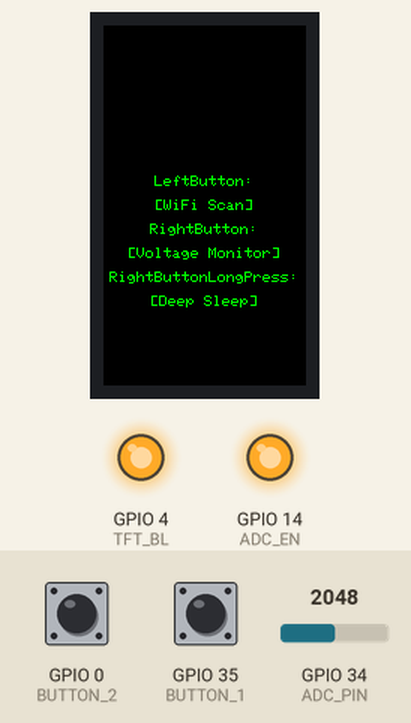
This sketch was run on a simulated ESP32. On the bench: 135×240 colour display, output pins drawn as LEDs (lit = HIGH). Inputs (shaded band) come from the test bench; at power-on: GPIO 0 (BUTTON_2) HIGH, GPIO 35 (BUTTON_1) HIGH, GPIO 34 (ADC_PIN) = 2048. A WiFi scan finds three made-up networks; what the sketch prints to the serial monitor is not drawn. At 13.0 s the program puts the board to deep sleep or switches it off; the recording ends there.

Above: at 5.6 s.
5.7 s: GPIO 0 (BUTTON_2) pulled LOW for 0.15 s
At 6.3 s:
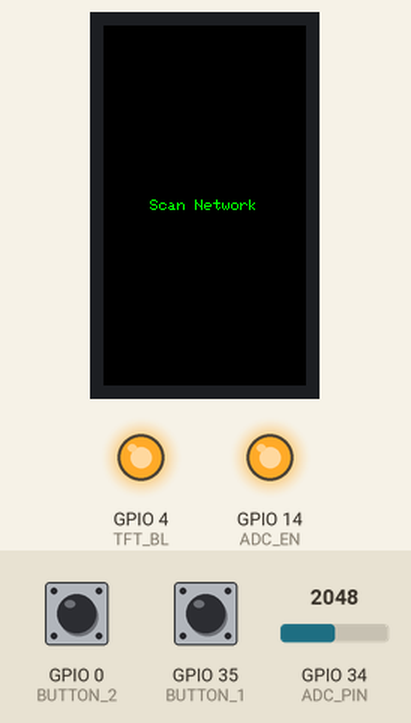
8.8 s: GPIO 35 (BUTTON_1) pulled LOW for 0.15 s
At 10.0 s:
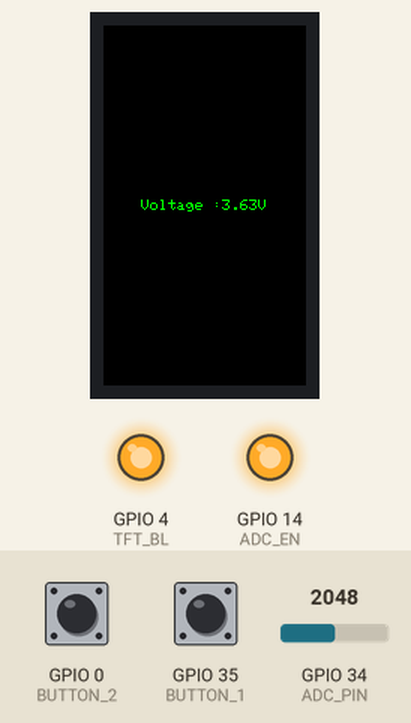
10.4 s: GPIO 35 (BUTTON_1) pulled LOW for 1 s
At 12.2 s:
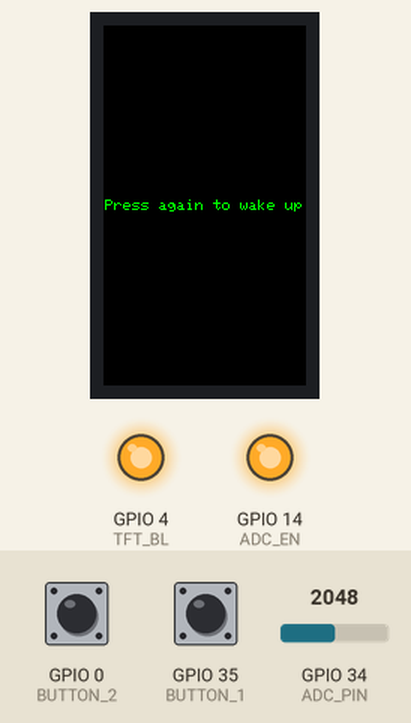
Timing chart, 0 to 13.0 s (numbered marks = the images above; inputs shaded):
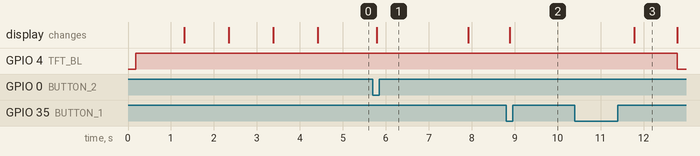

The sketch:

TTGO-T-Display.ino
```cpp
#include <TFT_eSPI.h>
#include <SPI.h>
#include "WiFi.h"
#include <Wire.h>
#include <Button2.h>
#include "esp_adc_cal.h"
#include "bmp.h"

#define TFT_BACKLIGHT_ON true

#ifndef TFT_DISPOFF
#define TFT_DISPOFF 0x28
#endif

#ifndef TFT_SLPIN
#define TFT_SLPIN   0x10
#endif

#define TFT_MOSI            19
#define TFT_SCLK            18
#define TFT_CS              5
#define TFT_DC              16
#define TFT_RST             23

#define TFT_BL              4   // Display backlight control pin
#define ADC_EN              14  //ADC_EN is the ADC detection enable port
#define ADC_PIN             34
#define BUTTON_1            35
#define BUTTON_2            0


#define SCREEN_X 135
#define SCREEN_Y 240

TFT_eSPI tft = TFT_eSPI(SCREEN_X, SCREEN_Y); // Invoke custom library
Button2 btn1(BUTTON_1);
Button2 btn2(BUTTON_2);

char buff[512];
int vref = 1100;
int btnCick = false;

//#define ENABLE_SPI_SDCARD

//Uncomment will use SDCard, this is just a demonstration,
//how to use the second SPI
#ifdef ENABLE_SPI_SDCARD

#include "FS.h"
#include "SD.h"

SPIClass SDSPI(HSPI);

//#define MY_CS       33
//#define MY_SCLK     25
//#define MY_MISO     27
//#define MY_MOSI     26

void setupSDCard()
{
  // SDSPI.begin(MY_SCLK, MY_MISO, MY_MOSI, MY_CS);
  SDSPI.begin(TFT_SCLK, TFT_MISO, TFT_MOSI, TFT_CS);
  //Assuming use of SPI SD card
  if (!SD.begin(MY_CS, SDSPI)) {
    Serial.println("Card Mount Failed");
    tft.setTextColor(TFT_RED);
    tft.drawString("SDCard Mount FAIL", tft.width() / 2, tft.height() / 2 - 32);
    tft.setTextColor(TFT_GREEN);
  } else {
    tft.setTextColor(TFT_GREEN);
    Serial.println("SDCard Mount PASS");
    tft.drawString("SDCard Mount PASS", tft.width() / 2, tft.height() / 2 - 48);
    String size = String((uint32_t)(SD.cardSize() / 1024 / 1024)) + "MB";
    tft.drawString(size, tft.width() / 2, tft.height() / 2 - 32);
  }
}
#else
#define setupSDCard()
#endif


void wifi_scan();

//! Long time delay, it is recommended to use shallow sleep, which can effectively reduce the current consumption
void espDelay(int ms)
{
  esp_sleep_enable_timer_wakeup(ms * 1000);
  esp_sleep_pd_config(ESP_PD_DOMAIN_RTC_PERIPH, ESP_PD_OPTION_ON);
  esp_light_sleep_start();
}

void showVoltage()
{
  static uint64_t timeStamp = 0;
  if (millis() - timeStamp > 1000) {
    timeStamp = millis();
    uint16_t v = analogRead(ADC_PIN);
    float battery_voltage = ((float)v / 4095.0) * 2.0 * 3.3 * (vref / 1000.0);
    String voltage = "Voltage :" + String(battery_voltage) + "V";
    Serial.println(voltage);
    tft.fillScreen(TFT_BLACK);
    tft.setTextDatum(MC_DATUM);
    tft.drawString(voltage,  tft.width() / 2, tft.height() / 2 );
  }
}

void button_init()
{
  btn1.setLongClickHandler([](Button2 & b) {
    btnCick = false;
    int r = digitalRead(TFT_BL);
    tft.fillScreen(TFT_BLACK);
    tft.setTextColor(TFT_GREEN, TFT_BLACK);
    tft.setTextDatum(MC_DATUM);
    tft.drawString("Press again to wake up",  tft.width() / 2, tft.height() / 2 );
    espDelay(6000);
    digitalWrite(TFT_BL, !r);

    tft.writecommand(TFT_DISPOFF);
    tft.writecommand(TFT_SLPIN);
    //After using light sleep, you need to disable timer wake, because here use external IO port to wake up
    esp_sleep_disable_wakeup_source(ESP_SLEEP_WAKEUP_TIMER);
    // esp_sleep_enable_ext1_wakeup(GPIO_SEL_35, ESP_EXT1_WAKEUP_ALL_LOW);
    esp_sleep_enable_ext0_wakeup(GPIO_NUM_35, 0);
    delay(200);
    esp_deep_sleep_start();
  });
  btn1.setPressedHandler([](Button2 & b) {
    Serial.println("Detect Voltage..");
    btnCick = true;
  });

  btn2.setPressedHandler([](Button2 & b) {
    btnCick = false;
    Serial.println("btn press wifi scan");
    wifi_scan();
  });
}

void button_loop()
{
  btn1.loop();
  btn2.loop();
}

void wifi_scan()
{
  tft.setTextColor(TFT_GREEN, TFT_BLACK);
  tft.fillScreen(TFT_BLACK);
  tft.setTextDatum(MC_DATUM);
  tft.setTextSize(1);

  tft.drawString("Scan Network", tft.width() / 2, tft.height() / 2);

  WiFi.mode(WIFI_STA);
  WiFi.disconnect();
  delay(100);

  int16_t n = WiFi.scanNetworks();
  tft.fillScreen(TFT_BLACK);
  if (n == 0) {
    tft.drawString("no networks found", tft.width() / 2, tft.height() / 2);
  } else {
    tft.setTextDatum(TL_DATUM);
    tft.setCursor(0, 0);
    Serial.printf("Found %d net\n", n);
    for (int i = 0; i < n; ++i) {
      sprintf(buff,
              "[%d]:%s(%d)",
              i + 1,
              WiFi.SSID(i).c_str(),
              WiFi.RSSI(i));
      tft.println(buff);
    }
  }
  WiFi.mode(WIFI_OFF);
}

void showDatum() {
  int x = SCREEN_Y / 2;
  int y = SCREEN_X / 2;

  tft.setRotation(1);

  tft.fillScreen(TFT_BLACK);

  for (byte datum = 0; datum < 9; datum++) {
    tft.setTextColor(TFT_WHITE, TFT_BLACK);

    tft.setTextDatum(datum);

    tft.drawNumber(88, x, y, 8);
    tft.fillCircle(x, y, 5, TFT_RED);

    tft.setTextDatum(MC_DATUM);

    tft.setTextColor(TFT_BLACK);
    tft.drawString("X", x, y, 2);
    delay(1000);
    tft.fillScreen(TFT_BLACK);
  }

  tft.setTextColor(TFT_BLUE, TFT_BLACK);
  tft.drawCentreString("69", x, y, 8);
  tft.fillCircle(x, y, 5, TFT_YELLOW);

  tft.setTextDatum(MC_DATUM);

  tft.setTextColor(TFT_BLACK);
  tft.drawString("X", x, y, 2);
  delay(1000);
  tft.fillScreen(TFT_BLACK);

  tft.setTextColor(TFT_RED, TFT_BLACK);
  tft.drawRightString("88", x, y, 8);
  tft.fillCircle(x, y, 5, TFT_YELLOW);

  tft.setTextDatum(MC_DATUM);

  tft.setTextColor(TFT_BLACK);
  tft.drawString("X", x, y, 2);
  delay(1000);
  tft.fillScreen(TFT_BLACK);

  tft.setTextColor(TFT_WHITE, TFT_BLUE);

  tft.setTextDatum(MC_DATUM);

  //Test floating point drawing function
  float test = 67.125;
  tft.drawFloat(test, 4, x, y, 4);
  delay(1000);
  tft.fillScreen(TFT_BLACK);
  test = -0.555555;
  tft.drawFloat(test, 3, x, y, 4);
  delay(1000);
  tft.fillScreen(TFT_BLACK);
  test = 0.1;
  tft.drawFloat(test, 4, x, y, 4);
  delay(1000);
  tft.fillScreen(TFT_BLACK);
  test = 9999999;
  tft.drawFloat(test, 1, x, y, 4);
  delay(1000);

  tft.fillCircle(x, y, 5, TFT_YELLOW);

  tft.setTextDatum(MC_DATUM);

  tft.setTextColor(TFT_BLACK);
  tft.drawString("X", x, y, 2);

  delay(4000);
}

void setup()
{
  Serial.begin(9600);
  Serial.println("Start");

  /*
    ADC_EN is the ADC detection enable port
    If the USB port is used for power supply, it is turned on by default.
    If it is powered by battery, it needs to be set to high level
  */
  pinMode(ADC_EN, OUTPUT);
  digitalWrite(ADC_EN, HIGH);

  tft.init();
  tft.setRotation(1);
  tft.fillScreen(TFT_BLACK);
  tft.setTextSize(2);
  tft.setTextColor(TFT_GREEN);
  tft.setCursor(0, 0);
  tft.setTextDatum(MC_DATUM);
  tft.setTextSize(1);

  if (TFT_BL > 0) {                           // TFT_BL has been set in the TFT_eSPI library in the User Setup file TTGO_T_Display.h
    pinMode(TFT_BL, OUTPUT);                // Set backlight pin to output mode
    digitalWrite(TFT_BL, TFT_BACKLIGHT_ON); // Turn backlight on. TFT_BACKLIGHT_ON has been set in the TFT_eSPI library in the User Setup file TTGO_T_Display.h
  }

  tft.setSwapBytes(true);
  tft.pushImage(0, 0,  240, 135, ttgo);
  espDelay(5000);


  //showDatum();

  tft.setRotation(0);
  tft.fillScreen(TFT_RED);
  espDelay(1000);
  tft.fillScreen(TFT_BLUE);
  espDelay(1000);
  tft.fillScreen(TFT_GREEN);
  espDelay(1000);

  button_init();

  esp_adc_cal_characteristics_t adc_chars;
  esp_adc_cal_value_t val_type = esp_adc_cal_characterize((adc_unit_t)ADC_UNIT_1, (adc_atten_t)ADC1_CHANNEL_6, (adc_bits_width_t)ADC_WIDTH_BIT_12, 1100, &adc_chars);
  //Check type of calibration value used to characterize ADC
  if (val_type == ESP_ADC_CAL_VAL_EFUSE_VREF) {
    Serial.printf("eFuse Vref:%u mV", adc_chars.vref);
    vref = adc_chars.vref;
  } else if (val_type == ESP_ADC_CAL_VAL_EFUSE_TP) {
    Serial.printf("Two Point --> coeff_a:%umV coeff_b:%umV\n", adc_chars.coeff_a, adc_chars.coeff_b);
  } else {
    Serial.println("Default Vref: 1100mV");
  }


  tft.fillScreen(TFT_BLACK);
  tft.setTextDatum(MC_DATUM);

  setupSDCard();


  tft.drawString("LeftButton:", tft.width() / 2, tft.height() / 2 - 16);
  tft.drawString("[WiFi Scan]", tft.width() / 2, tft.height() / 2 );
  tft.drawString("RightButton:", tft.width() / 2, tft.height() / 2 + 16);
  tft.drawString("[Voltage Monitor]", tft.width() / 2, tft.height() / 2 + 32 );
  tft.drawString("RightButtonLongPress:", tft.width() / 2, tft.height() / 2 + 48);
  tft.drawString("[Deep Sleep]", tft.width() / 2, tft.height() / 2 + 64 );
  tft.setTextDatum(TL_DATUM);
}

void loop()
{
  if (btnCick) {
    showVoltage();
  }
  button_loop();
}
```

Source omitted: bmp.h (data table, 313596 bytes)

Measured:
- after the input at 5.7 s, the display: changes after 0.08 s (image 1)
- after the input at 8.8 s, the display: changes after 0.09 s (image 2)
- after the input at 10.4 s, GPIO 4 (TFT_BL): HIGH → LOW after 2.4 s; the display: changes after 1.4 s (image 3)
- what the display in image 3 shows lasts 1.0 s, from 11.8 s to 12.8 s
